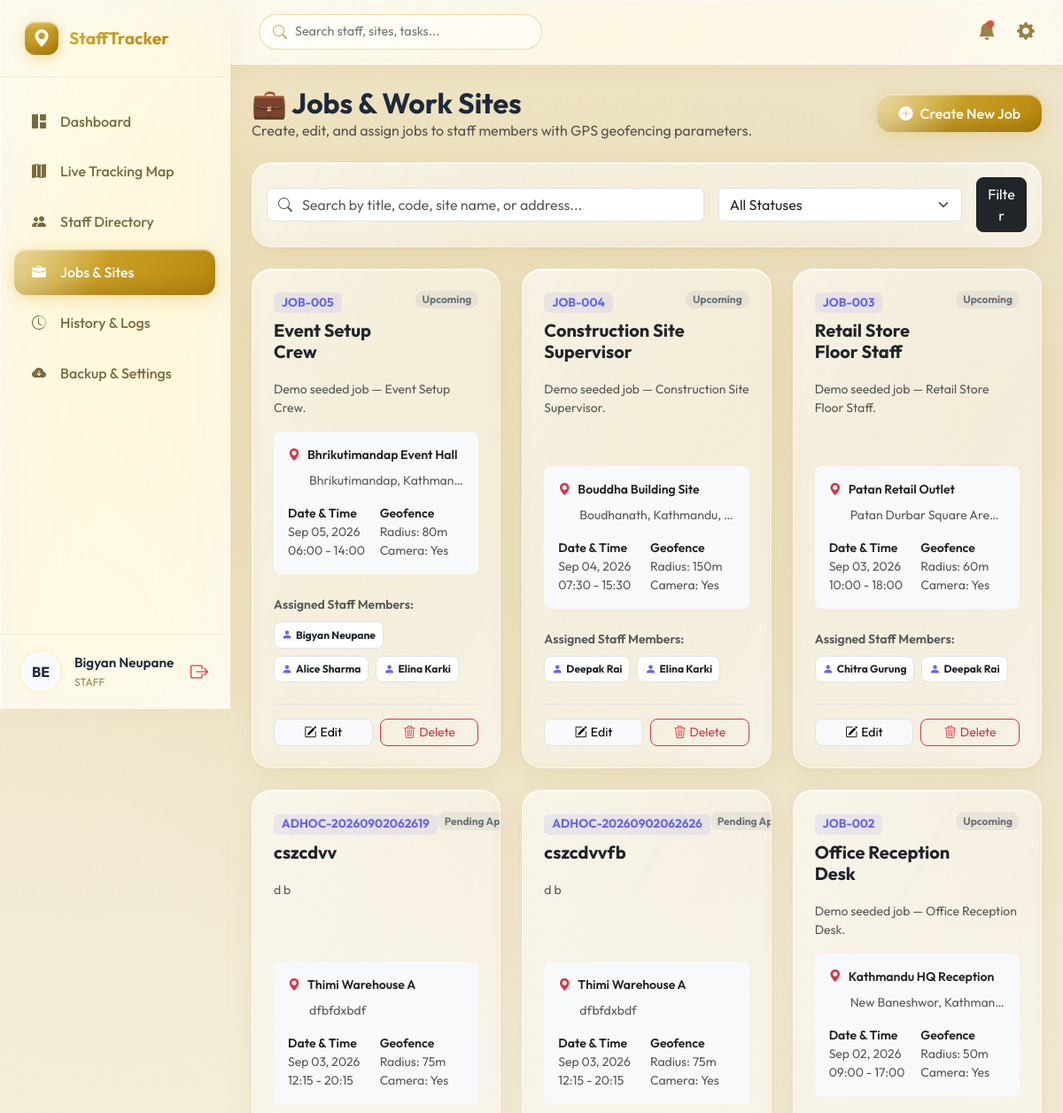
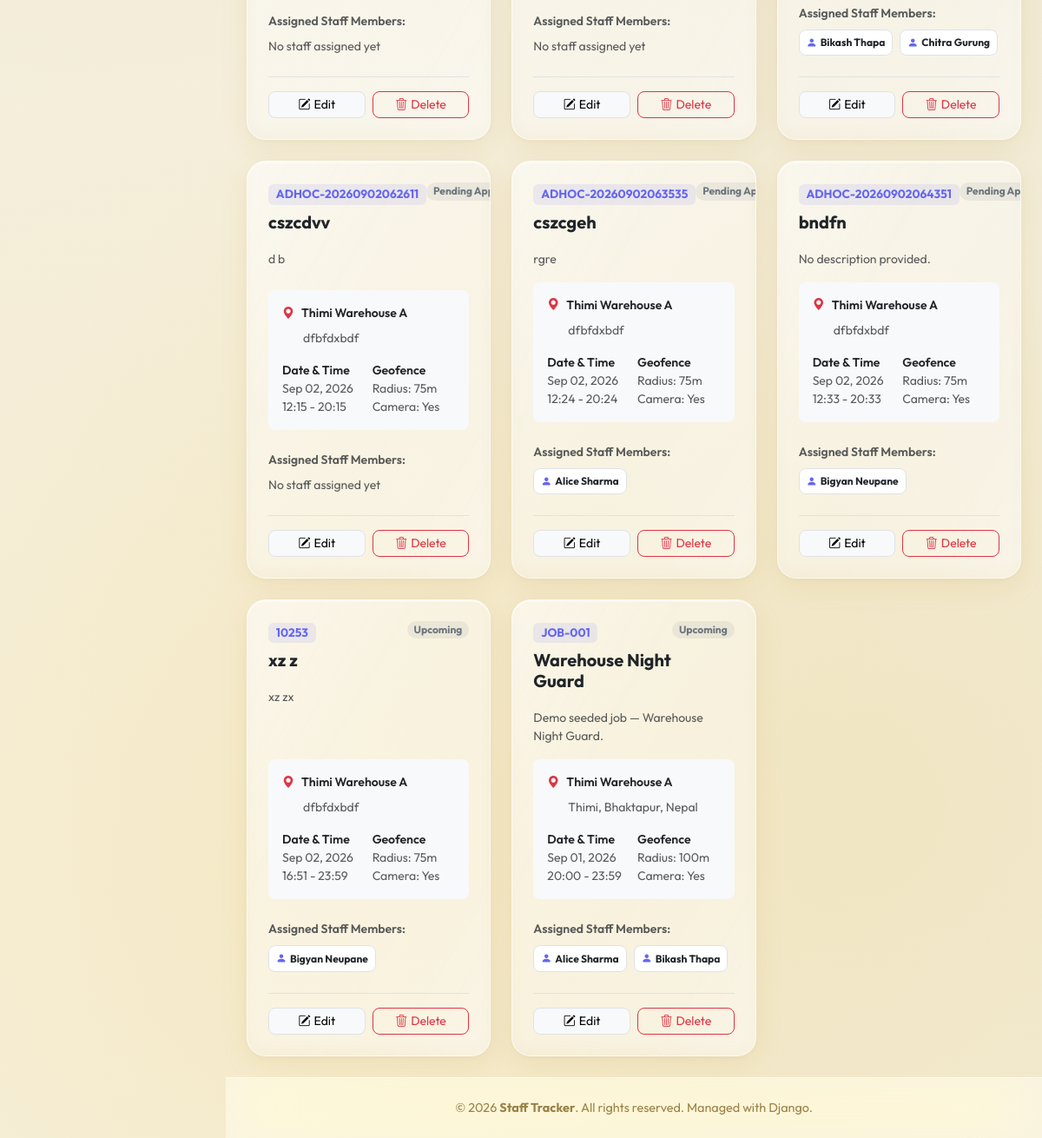
Before: /jobs/ (signed in) with the older database file (2 pictures, top to bottom).
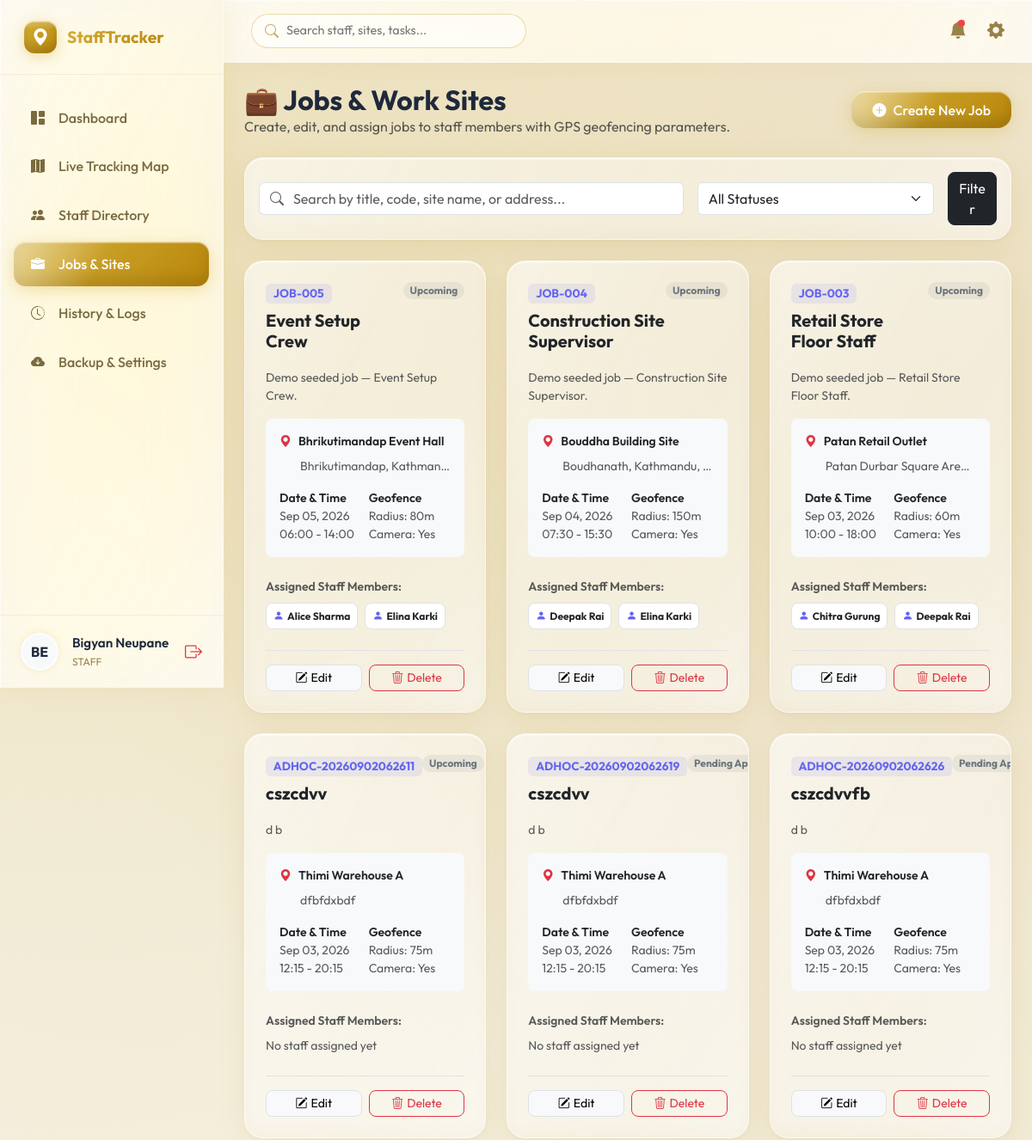
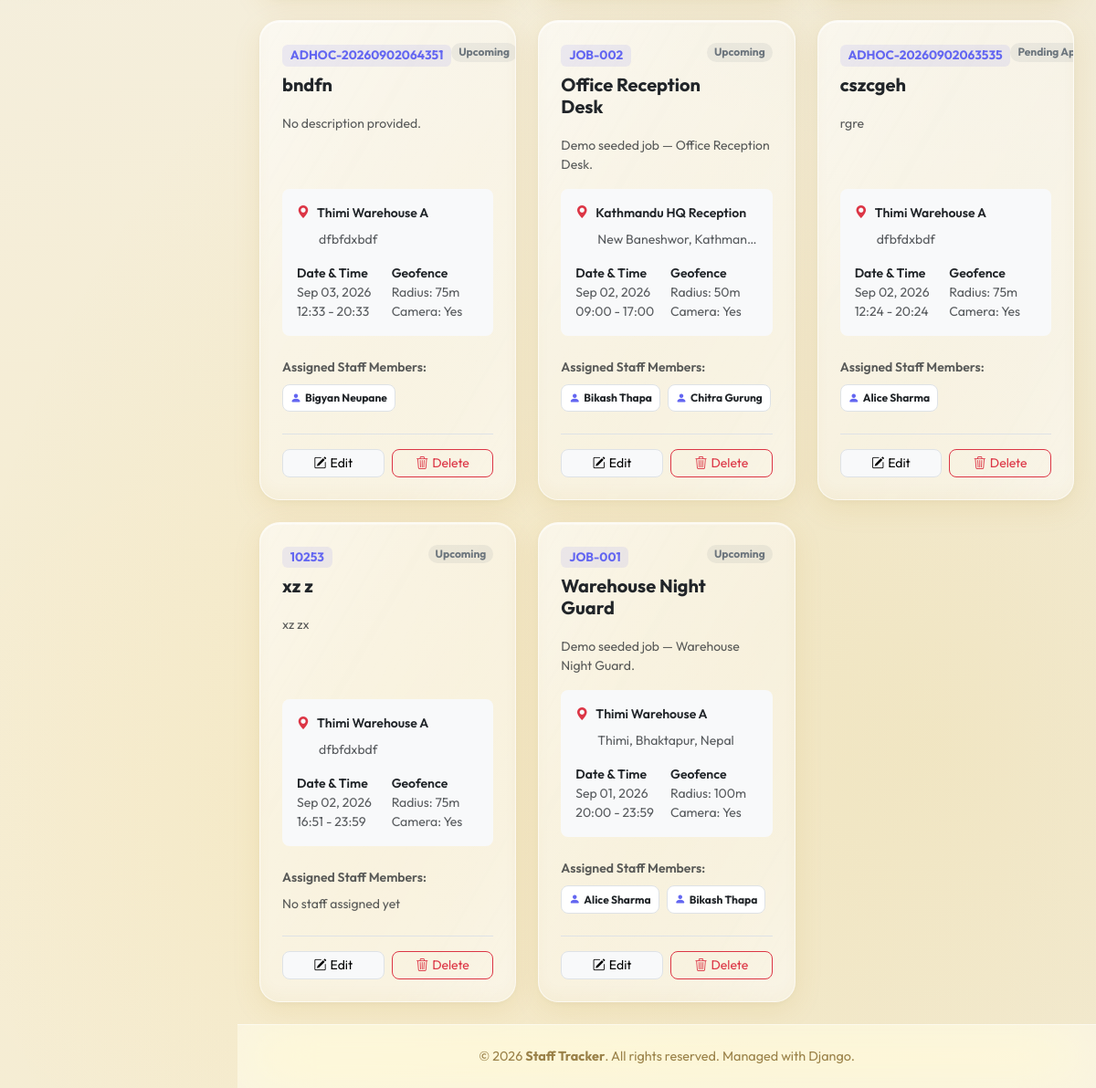
After: the same page with the newer database file (2 pictures, top to bottom).
### staff_app/models.py (models this page shows, shortened)
class Profile(models.Model):
    ROLE_CHOICES = [
        ('STAFF', 'Staff'),
        ('ADMIN', 'Admin'),
        ('SUPER_ADMIN', 'Super Admin'),
    ]
    user = models.OneToOneField(User, on_delete=models.CASCADE, related_name='profile')
    role = models.CharField(max_length=20, choices=ROLE_CHOICES, default='STAFF')
    phone = models.CharField(max_length=20, blank=True, null=True)
    avatar = models.ImageField(upload_to='avatars/', blank=True, null=True)
    department = models.CharField(max_length=100, blank=True, null=True)
    joined_date = models.DateField(auto_now_add=True)
    visa_document = models.ImageField(upload_to='documents/visa/', blank=True, null=True)
    passport_document = models.ImageField(upload_to='documents/passport/', blank=True, null=True)
    photo_document = models.ImageField(upload_to='documents/photo/', blank=True, null=True)
    other_document = models.ImageField(upload_to='documents/other/', blank=True, null=True)

class Job(models.Model):
    STATUS_CHOICES = [
        ('UPCOMING', 'Upcoming'),
        ('CHECKED_IN', 'Checked In'),
        ('PENDING_APPROVAL', 'Pending Approval'),
        ('APPROVED', 'Approved'),
        ('REJECTED', 'Rejected'),
        ('COMPLETED', 'Completed'),
    ]
    title = models.CharField(max_length=200)
    code = models.CharField(max_length=50, unique=True)
    description = models.TextField(blank=True, null=True)
    instructions_json = models.TextField(default='[]', help_text='JSON list of instructions')
    site_name = models.CharField(max_length=200)
    address = models.TextField()
    lat = models.FloatField()
    lng = models.FloatField()
    geofence_radius = models.IntegerField(default=75) # in meters
    assigned_staff = models.ManyToManyField(
        User, through='JobAssignment', through_fields=('job', 'staff'),
        related_name='assigned_jobs', blank=True
    )
    start_time = models.TimeField()
    end_time = models.TimeField()
    date = models.DateField()
    require_selfie = models.BooleanField(default=True)
    require_checkout = models.BooleanField(default=True)
    status = models.CharField(max_length=30, choices=STATUS_CHOICES, default='UPCOMING')
    created_at = models.DateTimeField(auto_now_add=True)
    is_adhoc = models.BooleanField(default=False)
    requested_by = models.ForeignKey(User, on_delete=models.SET_NULL, null=True, blank=True, related_name='adhoc_job_requests')

### staff_app/views.py (the view, shortened to what this page needs)
# urls.py: path("jobs/", views.job_list_view, name="job_list"),
@login_required
def job_list_view(request):
    search_query = request.GET.get('search', '')
    status_filter = request.GET.get('status', '')
    jobs = Job.objects.all()
    if status_filter:
        jobs = jobs.filter(status=status_filter)
    context = {
        'jobs': jobs.order_by('-date', 'start_time')
    }
    return render(request, 'job_list.html', context)

### templates/job_list.html (shortened to what this page needs)
{% extends 'base.html' %}
{% block content %}
<div class="d-flex justify-content-between align-items-center mb-4 header-row">
    <div>
        <h2 class="fw-bold mb-0">💼 Jobs & Work Sites</h2>
        <p class="text-muted mb-0">Create, edit, and assign jobs to staff members with GPS geofencing parameters.</p>
    </div>
    <div>
        <a href="{% url 'job_create' %}" class="btn btn-primary-gradient rounded-4 px-4">
            <i class="bi bi-plus-circle-fill me-2"></i>Create New Job
        </a>
    </div>
</div>
<div class="card p-3 mb-4">
    <form method="GET" class="row g-3 align-items-center">
        <div class="col-md-7">
            <div class="input-group">
                <span class="input-group-text bg-white border-end-0"><i class="bi bi-search text-muted"></i></span>
                <input type="text" name="search" class="form-control border-start-0 ps-0" placeholder="Search by title, code, site name, or address..." value="{{ request.GET.search|default:'' }}">
            </div>
        </div>
        <div class="col-md-4">
            <select name="status" class="form-select">
                <option value="">All Statuses</option>
            </select>
        </div>
        <div class="col-md-1">
            <button type="submit" class="btn btn-dark w-100 rounded-3">Filter</button>
        </div>
    </form>
</div>
<div class="row g-4">
    {% for job in jobs %}
        <div class="col-md-6 col-xl-4">
            <div class="card card-hover h-100 p-4 d-flex flex-column">
                <div class="d-flex justify-content-between align-items-start mb-3">
                    <div>
                        <span class="badge bg-indigo-light text-indigo fw-mono mb-2" style="font-size:0.85rem;">{{ job.code }}</span>
                        <h5 class="fw-bold mb-1 text-dark">{{ job.title }}</h5>
                    </div>
                    <span class="badge rounded-pill
                        {% if job.status == 'COMPLETED' %}bg-success-subtle text-success
                        {% elif job.status == 'CHECKED_IN' %}bg-info-subtle text-info
                        {% else %}bg-secondary-subtle text-secondary{% endif %} px-2">
                        {{ job.get_status_display }}
                    </span>
                </div>
                <p class="text-muted small mb-3 flex-grow-1">{{ job.description|truncatewords:20|default:"No description provided." }}</p>
                <div class="bg-light rounded-3 p-3 mb-4 small text-muted">
                    <div class="d-flex align-items-center gap-2 mb-2">
                        <i class="bi bi-geo-alt-fill text-danger"></i>
                        <span class="text-dark fw-semibold">{{ job.site_name }}</span>
                    </div>
                    <div class="text-truncate ps-4 mb-3" title="{{ job.address }}">{{ job.address }}</div>
                    <div class="row g-2">
                        <div class="col-6">
                            <div class="fw-semibold text-dark">Date & Time</div>
                            <div>{{ job.date|date:"M d, Y" }}</div>
                            <div>{{ job.start_time|time:"H:i" }} - {{ job.end_time|time:"H:i" }}</div>
                        </div>
                        <div class="col-6">
                            <div class="fw-semibold text-dark">Geofence</div>
                            <div>Radius: {{ job.geofence_radius }}m</div>
                            <div>Camera: {% if job.require_selfie %}Yes{% else %}No{% endif %}</div>
                        </div>
                    </div>
                </div>
                <div class="mb-4">
                    <div class="small fw-semibold text-muted mb-2">Assigned Staff Members:</div>
                    <div class="d-flex flex-wrap gap-2">
                        {% for staff in job.assigned_staff.all %}
                            <span class="badge bg-white text-dark border p-2 d-inline-flex align-items-center gap-1" style="border-radius: 8px;">
                                <i class="bi bi-person-fill text-indigo"></i>
                                {{ staff.get_full_name|default:staff.username }}
                            </span>
                        {% empty %}
                            <span class="text-muted small italic">No staff assigned yet</span>
                        {% endfor %}
                    </div>
                </div>
                <div class="d-flex gap-2 mt-auto border-top pt-3">
                    <a href="{% url 'job_update' job.pk %}" class="btn btn-sm btn-light border w-50 rounded-3">
                        <i class="bi bi-pencil-square me-1"></i>Edit
                    </a>
                    <a href="{% url 'job_delete' job.pk %}" class="btn btn-sm btn-outline-danger w-50 rounded-3">
                        <i class="bi bi-trash3 me-1"></i>Delete
                    </a>
                </div>
            </div>
        </div>
    {% endfor %}
</div>
{% endblock %}

### templates/base.html (shortened to what this page needs)
<!DOCTYPE html>
<html lang="en">
<head>
    <link href="https://cdn.jsdelivr.net/npm/bootstrap@5.3.2/dist/css/bootstrap.min.css" rel="stylesheet">
    <link href="https://cdn.jsdelivr.net/npm/bootstrap-icons@1.11.2/font/bootstrap-icons.min.css" rel="stylesheet">
    <link rel="stylesheet" href="https://unpkg.com/leaflet@1.9.4/dist/leaflet.css"/>
</head>
<body>
    {% if user.is_authenticated %}
    <div class="sidebar">
        <div class="sidebar-brand">
            <div class="brand-logo"><i class="bi bi-geo-alt-fill"></i></div>
            <div class="brand-name">StaffTracker</div>
        </div>
        <ul class="sidebar-menu">
            <li class="menu-item {% if request.resolver_match.url_name == 'dashboard' %}active{% endif %}">
                <a href="{% url 'dashboard' %}">
                    <i class="bi bi-grid-1x2-fill"></i>
                    <span>Dashboard</span>
                </a>
            </li>
            <li class="menu-item {% if request.resolver_match.url_name == 'map_view' %}active{% endif %}">
                <a href="{% url 'map_view' %}">
                    <i class="bi bi-map-fill"></i>
                    <span>Live Tracking Map</span>
                </a>
            </li>
            <li class="menu-item {% if 'staff' in request.path %}active{% endif %}">
                <a href="{% url 'staff_list' %}">
                    <i class="bi bi-people-fill"></i>
                    <span>Staff Directory</span>
                </a>
            </li>
            <li class="menu-item {% if 'jobs' in request.path %}active{% endif %}">
                <a href="{% url 'job_list' %}">
                    <i class="bi bi-briefcase-fill"></i>
                    <span>Jobs & Sites</span>
                </a>
            </li>
            <li class="menu-item {% if request.resolver_match.url_name == 'history' %}active{% endif %}">
                <a href="{% url 'history' %}">
                    <i class="bi bi-clock-history"></i>
                    <span>History & Logs</span>
                </a>
            </li>
            <li class="menu-item {% if 'settings' in request.path %}active{% endif %}">
                <a href="{% url 'backup_settings' %}">
                    <i class="bi bi-cloud-arrow-down-fill"></i>
                    <span>Backup & Settings</span>
                </a>
            </li>
        </ul>
        <div class="sidebar-user">
            {% if user.profile.avatar %}
                <img src="{{ user.profile.avatar.url }}" class="user-avatar" alt="Avatar">
            {% else %}
                <div class="user-avatar d-flex align-items-center justify-content-center bg-light text-gold fw-bold">
                    {{ user.username|slice:":2"|upper }}
                </div>
            {% endif %}
            <div class="user-info">
                <div class="user-name">{{ user.get_full_name|default:user.username }}</div>
                <div class="user-role">{{ user.profile.role }}</div>
            </div>
            <a href="{% url 'logout' %}" class="text-danger" title="Logout">
                <i class="bi bi-box-arrow-right fs-5"></i>
            </a>
        </div>
    </div>
    {% endif %}
    <div class="main-wrapper" style="{% if not user.is_authenticated %}margin-left: 0;{% endif %}">
        {% if user.is_authenticated %}
        <div class="top-navbar">
            <div class="d-flex align-items-center flex-grow-1">
                <div class="navbar-search">
                    <i class="bi bi-search"></i>
                    <input type="text" placeholder="Search staff, sites, tasks...">
                </div>
            </div>
            <div class="navbar-actions">
                <a href="{% url 'history' %}?status=PENDING_APPROVAL" class="action-btn" title="Pending Approvals">
                    <i class="bi bi-bell-fill"></i>
                    <span class="notification-dot"></span>
                </a>
                <a href="{% url 'backup_settings' %}" class="action-btn d-none d-lg-inline-block" title="Backup & System Settings">
                    <i class="bi bi-gear-fill"></i>
                </a>
            </div>
        </div>
        {% endif %}
        <div class="container-fluid p-4 animate-fade-in">
            {% block content %}{% endblock %}
        </div>
        <footer class="footer">
            &copy; 2026 <strong>{{ settings.company_name|default:"Staff Tracker" }}</strong>. All rights reserved. Managed with Django.
        </footer>
    </div>
</body>
</html>

### templates/job_list.html (style rules this page uses)
.bg-indigo-light { background-color: rgba(99, 102, 241, 0.1) !important; }
.bg-secondary-subtle { background-color: rgba(108, 117, 125, 0.1) !important; }
.text-indigo { color: #6366f1; }

Changed rows visible on the page:
changed Job "Event Setup Crew": loses auth_user (username "BE", get_full_name "Bigyan Neupane", profile.role "STAFF")
changed Job "ADHOC-20260902062611": status "Pending…" → "Upcoming"; date "Sep 02, 2026" → "Sep 03, 2026"; moves up the list
changed Job "bndfn": status "Pending…" → "Upcoming"; date "Sep 02, 2026" → "Sep 03, 2026"; moves up the list
changed Job "xz z": loses auth_user (username "BE", get_full_name "Bigyan Neupane", profile.role "STAFF"); now shows "No staff assigned yet"
